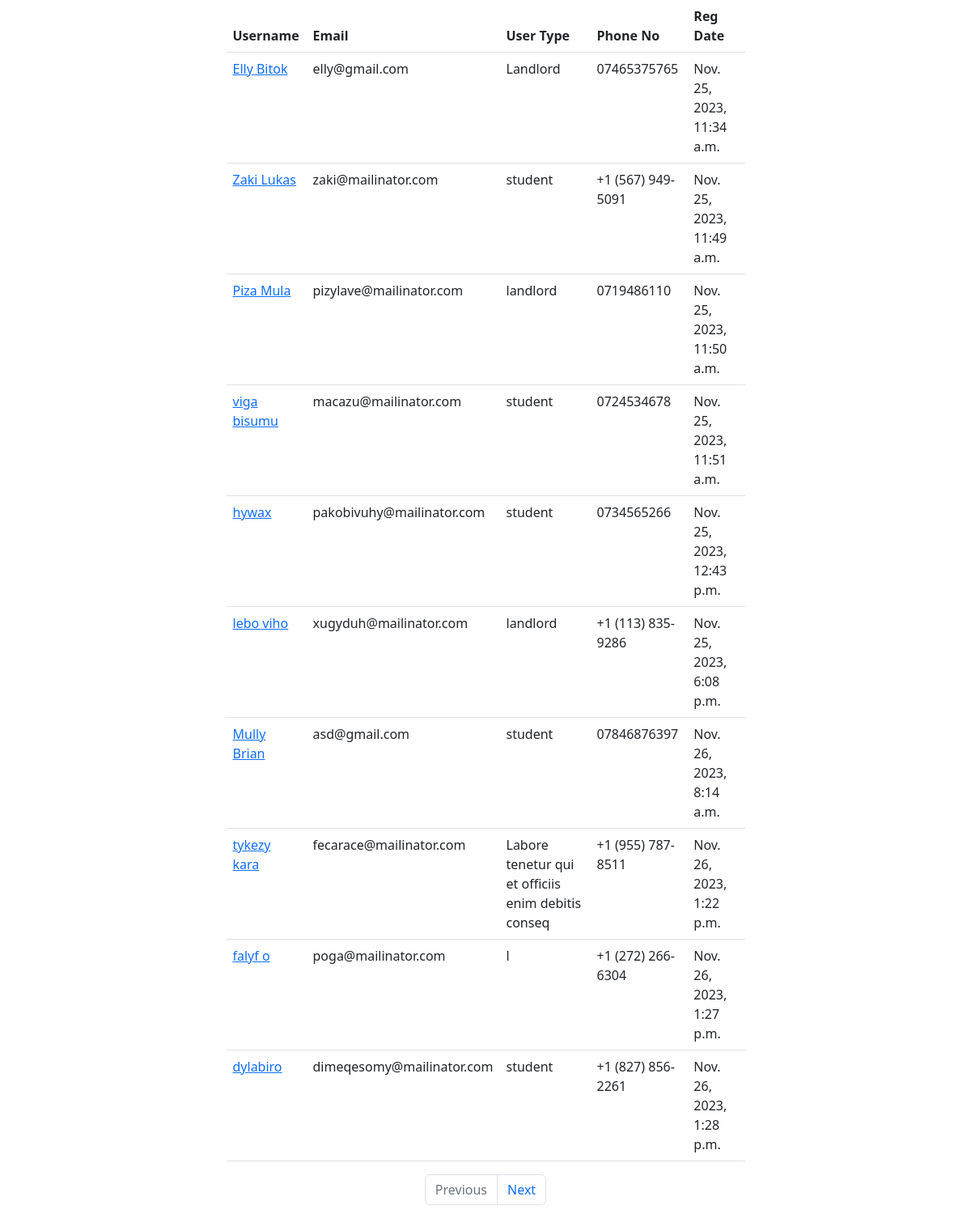
/user (signed in), run on an earlier commit of the app's database.
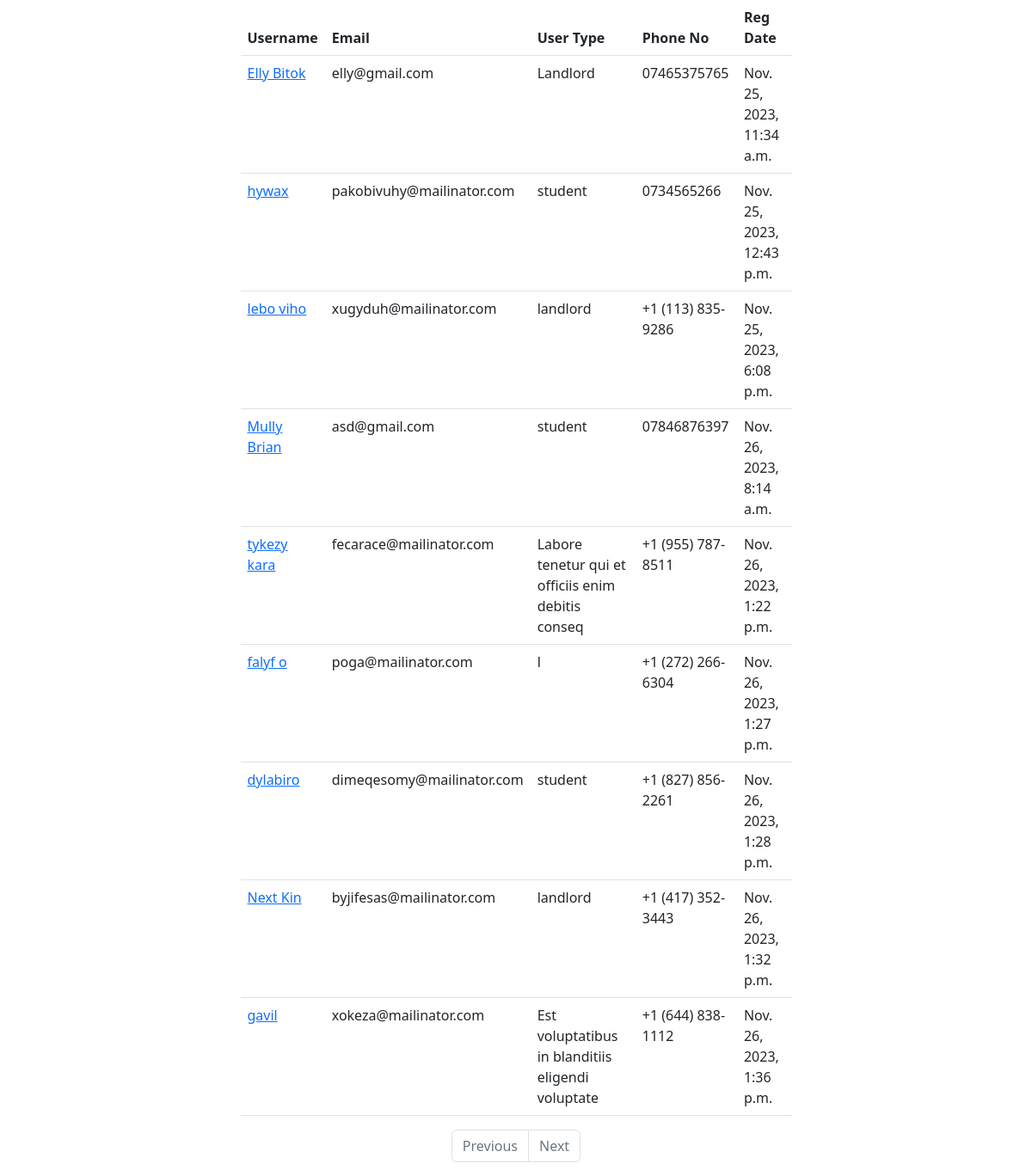
And on a later commit of the database.
### main_app/models.py (models this page shows, shortened)
class User(models.Model):
    username = models.CharField(max_length=100)
    email = models.EmailField(unique=True)
    password = models.CharField(max_length=100)
    user_type = models.CharField(max_length=50)
    profile_picture = models.ImageField(upload_to="media/users", blank=True, null=True)
    phone = models.CharField(max_length=100)
    reg_date = models.DateTimeField(auto_now_add=True)
    created_at = models.DateTimeField(auto_now_add=True)
    updated_at = models.DateTimeField(auto_now=True)

### main_app/views.py (the view)
# urls.py: path('user', views.all_users, name="all"),
@login_required
def all_users(request):
    user = User.objects.all()
    paginator = Paginator(user, 10)
    page_number = request.GET.get("page")
    data = paginator.get_page(page_number)
    return render(request, 'all_users.html', {"user": data})

### templates/all_users.html (shortened to what this page needs)
{% extends 'base_template.html' %}
{% block content %}
    <div class="container">
        <div class="row justify-content-center">
            <div class="col-sm-7">
                <table class="table">
                    <thead>
                    <tr>
                        <th>Username</th>
                        <th>Email</th>
                        <th>User Type</th>
                        <th>Phone No</th>
                        <th>Reg Date</th>
                    </tr>
                    </thead>
                    <tbody>
                    {% for user in user %}
                        <tr>
                            <td>
                                <a href="/user/{{ user.id }}">{{ user.username }}</a>
                            </td>
                            <td>{{ user.email }}</td>
                            <td>{{ user.user_type }}</td>
                            <td>{{ user.phone }}</td>
                            <td>{{ user.reg_date }}</td>
                        </tr>
                    {% endfor %}
                    </tbody>
                </table>
                <nav aria-label="Page navigation example">
                    <ul class="pagination justify-content-center">
                        {% if user.has_previous %}
                            <li class="page-item">
                                <a class="page-link" href='?page={{ user.previous_page_number }}'>Previous</a>
                            </li>
                        {% else %}
                            <li class="page-item disabled">
                                <a class="page-link" href='' tabindex="-1" aria-disabled="True">Previous</a>
                            </li>
                        {% endif %}
                        {% if user.has_next %}
                            <li class="page-item">
                                <a class="page-link" href='?page={{ user.next_page_number }}'>Next</a>
                            </li>
                        {% else %}
                            <li class="page-item disabled">
                                <a class="page-link" href='' tabindex="-1" aria-disabled="True">Next</a>
                            </li>
                        {% endif %}
                    </ul>
                </nav>
            </div>
        </div>
    </div>
{% endblock %}

What changed in the data, as far as the page shows it:
removed User: username "Zaki Lukas", email "zaki@mailinator.com", user_type "student", phone "+1 (567) 949-5091", reg_date "Nov. 25, 2023, 11:49 a.m."
removed User: username "Piza Mula", email "pizylave@mailinator.com", user_type "landlord", phone "0719486110", reg_date "Nov. 25, 2023, 11:50 a.m."
removed User: username "viga bisumu", email "macazu@mailinator.com", user_type "student", phone "0724534678", reg_date "Nov. 25, 2023, 11:51 a.m."
now on this page (row edited): User: username "Next Kin", email "byjifesas@mailinator.com", user_type "landlord", phone "+1 (417) 352-3443", reg_date "Nov. 26, 2023, 1:32 p.m."
now on this page (row edited): User: username "gavil", email "xokeza@mailinator.com", user_type "Est voluptatibus in blanditiis eligendi voluptate", phone "+1 (644) 838-1112", reg_date "Nov. 26, 2023, 1:36 p.m."
